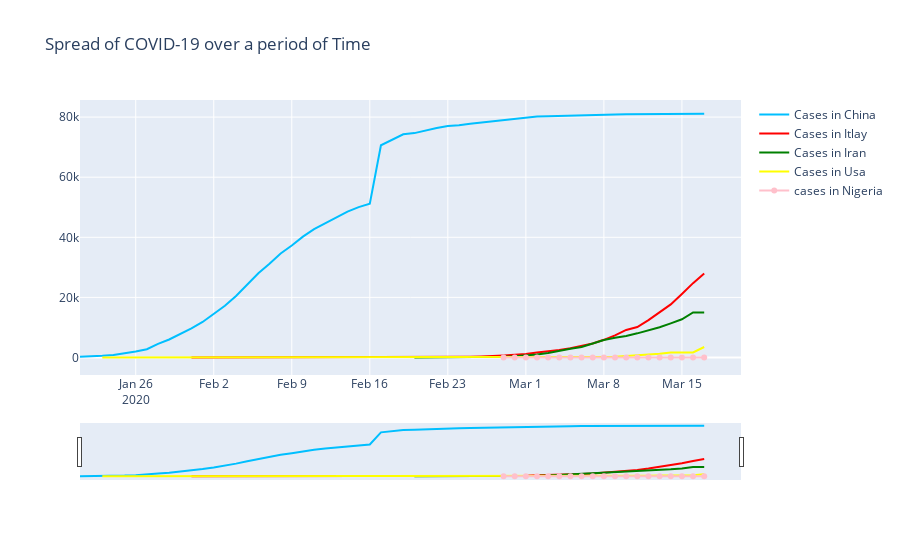

Source (notebook cell):
### Code cell
China_cases = df2.loc[df2["location"]=="China"].groupby("date")["total_cases"].sum().reset_index()
Italy_cases = df2.loc[df2["location"]=="Italy"].groupby("date")["total_cases"].sum().reset_index()
Iran_cases = df2.loc[df2["location"]=="Iran"].groupby("date")["total_cases"].sum().reset_index()
Usa_cases = df2.loc[df2["location"]=="United States"].groupby("date")["total_cases"].sum().reset_index()
Nigeria_cases = df2.loc[df2["location"]=="Nigeria"].groupby("date")["total_cases"].sum().reset_index()

fig = go.Figure()

fig.add_trace(go.Scatter(x=China_cases.date, y=China_cases['total_cases'], name="Cases in China",
                         line_color='deepskyblue'))

fig.add_trace(go.Scatter(x=Italy_cases.date, y=Italy_cases['total_cases'], name="Cases in Itlay",
                         line_color='red'))

fig.add_trace(go.Scatter(x=Iran_cases.date, y=Iran_cases['total_cases'], name="Cases in Iran",
                         line_color='green'))

fig.add_trace(go.Scatter(x=Usa_cases.date, y=Usa_cases['total_cases'], name="Cases in Usa",
                         line_color='yellow'))
fig.add_trace(go.Scatter(x=Nigeria_cases.date, y=Nigeria_cases['total_cases'], name="cases in Nigeria",
                         line_color='pink'))

fig.update_layout(title_text='Spread of COVID-19 over a period of Time',
                  xaxis_rangeslider_visible=True)
fig.show()

### Figure 1 — Plotly figure (JSON) as saved in the notebook; plotly's stock layout.template omitted (floating-point values rounded to 4 significant figures)
{"data": [{"line": {"color": "deepskyblue"}, "name": "Cases in China", "type": "scatter", "x": ["2020-01-21", "2020-01-22", "2020-01-23", "2020-01-24", "2020-01-25", "2020-01-26", "2020-01-27", "2020-01-28", "2020-01-29", "2020-01-30", "2020-01-31", "2020-02-01", "2020-02-02", "2020-02-03", "2020-02-04", "2020-02-05", "2020-02-06", "2020-02-07", "2020-02-08", "2020-02-09", "2020-02-10", "2020-02-11", "2020-02-12", "2020-02-13", "2020-02-14", "2020-02-15", "2020-02-16", "2020-02-17", "2020-02-18", "2020-02-19", "2020-02-20", "2020-02-21", "2020-02-22", "2020-02-23", "2020-02-24", "2020-02-25", "2020-02-26", "2020-02-27", "2020-02-28", "2020-02-29", "2020-03-01", "2020-03-02", "2020-03-03", "2020-03-04", "2020-03-05", "2020-03-06", "2020-03-07", "2020-03-08", "2020-03-09", "2020-03-10", "2020-03-11", "2020-03-12", "2020-03-13", "2020-03-14", "2020-03-15", "2020-03-16", "2020-03-17"], "y": [278, 310, 574, 835, 1297, 1985, 2761, 4537, 5997, 7736, 9720, 11821, 14411, 17238, 20471, 24363, 28060, 31211, 34598, 37251, 40235, 42708, 44730, 46550, 48548, 50054, 51174, 70635, 72528, 74280, 74675, 75569, 76392, 77042, 77262, 77780, 78191, 78630, 78961, 79394, 79968, 80174, 80304, 80422, 80565, 80711, 80813, 80859, 80904, 80924, 80955, 80981, 80991, 81021, 81048, 81077, 81116]}, {"line": {"color": "red"}, "name": "Cases in Itlay", "type": "scatter", "x": ["2020-01-31", "2020-02-01", "2020-02-02", "2020-02-03", "2020-02-04", "2020-02-05", "2020-02-06", "2020-02-07", "2020-02-08", "2020-02-09", "2020-02-10", "2020-02-11", "2020-02-12", "2020-02-13", "2020-02-14", "2020-02-15", "2020-02-16", "2020-02-17", "2020-02-18", "2020-02-19", "2020-02-20", "2020-02-21", "2020-02-22", "2020-02-23", "2020-02-24", "2020-02-25", "2020-02-26", "2020-02-27", "2020-02-28", "2020-02-29", "2020-03-01", "2020-03-02", "2020-03-03", "2020-03-04", "2020-03-05", "2020-03-06", "2020-03-07", "2020-03-08", "2020-03-09", "2020-03-10", "2020-03-11", "2020-03-12", "2020-03-13", "2020-03-14", "2020-03-15", "2020-03-16", "2020-03-17"], "y": [2, 2, 2, 2, 2, 2, 2, 3, 3, 3, 3, 3, 3, 3, 3, 3, 3, 3, 3, 3, 3, 3, 9, 76, 124, 229, 322, 400, 650, 888, 1128, 1689, 2036, 2502, 3089, 3858, 4636, 5883, 7375, 9172, 10149, 12462, 15113, 17660, 21157, 24747, 27980]}, {"line": {"color": "green"}, "name": "Cases in Iran", "type": "scatter", "x": ["2020-02-20", "2020-02-21", "2020-02-22", "2020-02-23", "2020-02-24", "2020-02-25", "2020-02-26", "2020-02-27", "2020-02-28", "2020-02-29", "2020-03-01", "2020-03-02", "2020-03-03", "2020-03-04", "2020-03-05", "2020-03-06", "2020-03-07", "2020-03-08", "2020-03-09", "2020-03-10", "2020-03-11", "2020-03-12", "2020-03-13", "2020-03-14", "2020-03-15", "2020-03-16", "2020-03-17"], "y": [2, 5, 18, 28, 43, 61, 95, 141, 245, 388, 593, 978, 1501, 2336, 2922, 3513, 4747, 5823, 6566, 7161, 8042, 9000, 10075, 11364, 12729, 14991, 14991]}, {"line": {"color": "yellow"}, "name": "Cases in Usa", "type": "scatter", "x": ["2020-01-23", "2020-01-24", "2020-01-25", "2020-01-26", "2020-01-27", "2020-01-28", "2020-01-29", "2020-01-30", "2020-01-31", "2020-02-01", "2020-02-02", "2020-02-03", "2020-02-04", "2020-02-05", "2020-02-06", "2020-02-07", "2020-02-08", "2020-02-09", "2020-02-10", "2020-02-11", "2020-02-12", "2020-02-13", "2020-02-14", "2020-02-15", "2020-02-16", "2020-02-17", "2020-02-18", "2020-02-19", "2020-02-20", "2020-02-21", "2020-02-22", "2020-02-23", "2020-02-24", "2020-02-25", "2020-02-26", "2020-02-27", "2020-02-28", "2020-02-29", "2020-03-01", "2020-03-02", "2020-03-03", "2020-03-04", "2020-03-05", "2020-03-06", "2020-03-07", "2020-03-08", "2020-03-09", "2020-03-10", "2020-03-11", "2020-03-12", "2020-03-13", "2020-03-14", "2020-03-15", "2020-03-16", "2020-03-17"], "y": [1, 1, 2, 2, 5, 5, 5, 5, 6, 7, 8, 11, 11, 11, 12, 12, 12, 12, 12, 13, 13, 14, 15, 15, 15, 15, 15, 15, 15, 15, 35, 35, 35, 53, 53, 59, 59, 62, 62, 62, 64, 108, 129, 148, 213, 213, 213, 472, 696, 987, 1264, 1678, 1678, 1678, 3503]}, {"line": {"color": "pink"}, "name": "cases in Nigeria", "type": "scatter", "x": ["2020-02-28", "2020-02-29", "2020-03-01", "2020-03-02", "2020-03-03", "2020-03-04", "2020-03-05", "2020-03-06", "2020-03-07", "2020-03-08", "2020-03-09", "2020-03-10", "2020-03-11", "2020-03-12", "2020-03-13", "2020-03-14", "2020-03-15", "2020-03-16", "2020-03-17"], "y": [1, 1, 1, 1, 1, 1, 1, 1, 1, 1, 2, 2, 2, 2, 2, 2, 2, 2, 2]}], "layout": {"title": {"text": "Spread of COVID-19 over a period of Time"}, "xaxis": {"rangeslider": {"visible": true}}}}
